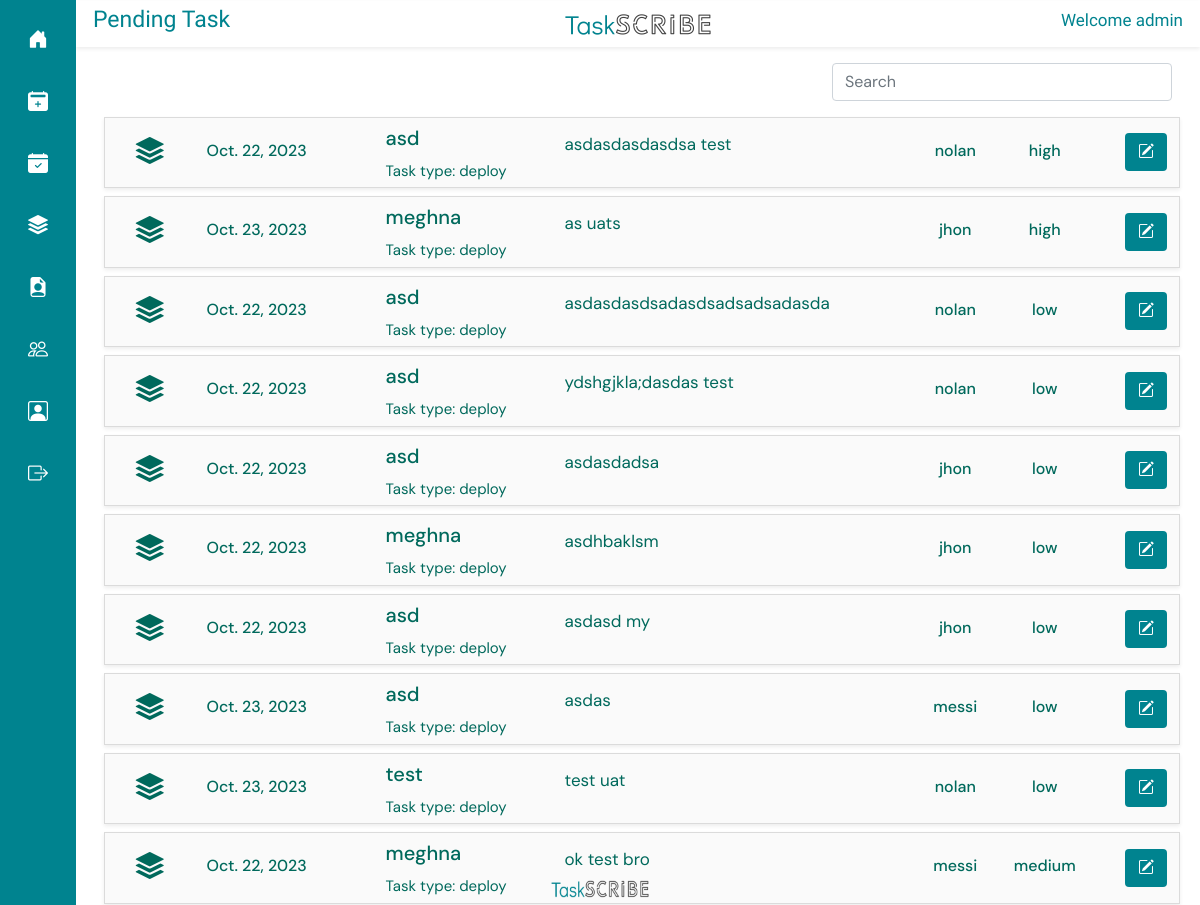
The app's page /pending-task/ (signed in) with its own data.
### taskapp/models.py (models this page shows, shortened)
class CustomUser(AbstractUser):
    ROLE_CHOICES = (
        ('admin', 'Admin'),
        ('general', 'General'),
    )
    role = models.CharField(max_length=10, choices=ROLE_CHOICES, default='general')
    def __str__(self):
        return self.username

class Task(models.Model):
    name = models.CharField(max_length=500,)
    user = models.ForeignKey(CustomUser, on_delete=models.PROTECT)
    assigned_user = models.ForeignKey(CustomUser, on_delete=models.PROTECT, related_name='assigned_user')
    type = models.ForeignKey(Type, on_delete=models.CASCADE)
    client = models.ForeignKey(Client, on_delete=models.PROTECT)
    date = models.DateField()
    priority = models.CharField(max_length=6, choices=PRIORITY, default='low', null=True)
    created_at = models.DateField(auto_now_add=True, null=True)
    status = models.CharField(max_length=1, choices=STATUS, default='0')
    time = models.FloatField()

class Client(models.Model):
    name = models.CharField(max_length=100)
    description = models.TextField(max_length=500, null=True)
    file = models.FileField(upload_to='documetns/')
    original_filename = models.CharField(max_length=255)
    uploaded_at = models.DateTimeField(auto_now_add=True)

class Type(models.Model):
    name = models.CharField(max_length=100)
    def __str__(self) -> str:
        return self.name

### taskapp/views.py (the view)
# urls.py: path('pending-task/', pending_task, name="pending_task"),
@login_required(login_url="/login/")
def pending_task(request):
    users = CustomUser.objects.all()
    if request.user.is_superuser:
        pending_tasks = Task.objects.filter(status="0").order_by('priority')
    else:
        userall = CustomUser.objects.get(id=request.user.id)
        pending_tasks = Task.objects.filter(assigned_user=userall, status="0").order_by('priority')
    return render(request, "pending.html", {
        "pending_tasks" : pending_tasks , "users" : users
    })

### templates/pending.html (shortened to what this page needs)
{% extends 'base.html' %}
{% load static %}
{% block titlecontent %}
<div class="row shadow-sm align-items-center" style=" margin-top: 1px; padding: 5px;  color: #00838f;">
  <div class="col">
    <h2 style="font-family: Didact Gothic; text-align: left; font-size: 23px;">Pending Task</h2>
  </div>
  <div class="col align-items-center text-center">
    <img src="{% static 'img/logof.png' %}" width="150px" height="25px" alt="">
  </div>
  <div class="col align-items-center" >
      <h2  style="font-family: Didact Gothic; text-align: right; font-size: 17px;">Welcome {{ user.username }}</h2>
  </div>
</div>
{% endblock %}
{% block content %}
<div class="row mt-3 m-1">
  <div class="col-8">
  </div>
  <div class="col-4">
    <input class="form-control" type="text" id="searchInput" placeholder="Search">
</div>
</div>
<div class="container-fluid " style=" border-radius: 0; height: 100vh; overflow-y: auto; padding-bottom: 3vh;" id="cardList">
  <div class="row  mt-2">
    {% for task in pending_tasks %}
    <div class=" card m-1 py-1 shadow-sm" style="background-color: #FAFAFA; border-radius: 0;">
      <div class="row align-items-center" style="text-align: center;">
        <div class="col-12 col-md-1">
          <i class="bi bi-stack fs-3"></i>
        </div>
        <div class="col-12 col-md-2" style="text-align: left;">
          <h6 class="pt-1 text-primary-d1 letter-spacing">
            {{task.created_at}}
          </h6>
        </div>
        <div class="col-12 col-md-2" style="text-align: left;">
          <h5 class="pt-1">
            {{task.client.name}}
          </h5>
            <span style="font-size: 15px;">
              Task type: {{ task.type }}
            </span>
        </div>
        <div class="col-12 col-md-4 " style="text-align: left;">
              <p style="  text-align: justify;
              white-space: nowrap;
              max-width: 40ch;
              text-overflow: ellipsis;
              overflow-x: hidden;">{{task.name}}</p>
        </div>
        <div class="col-12 col-md-1" style="text-align: center;">
          <h6 class="pt-1 ">
            {{task.assigned_user}}
          </h6>
        </div>
        <div class="col-12 col-md-1" style="text-align: center;">
          <h6 class="pt-1 text-primary-d1 letter-spacing">
            {{task.priority}}
          </h6>
        </div>
        <div class="col-12 col-md-1 " style="text-align: right;">
          <button type="button" class="btn btn-floating edit-task" data-bs-toggle="modal"
            data-bs-target="#exampleModal" data-task-id="{{ task.id }}"
            style="background-color: #00838f; color: #fff;"><i class="bi bi-pencil-square"></i></button>
        </div>
      </div>
    </div>
    {% endfor %}
  </div>
</div>
{% endblock%}

### templates/base.html (style rules this page uses)
body { font-family: 'DM Sans'; font-size: 17px; background-color: #fff ; color: #00695c; }

### records on screen
CustomUser: username "admin"
Task: created_at "Oct. 22, 2023", client.name "asd", type "deploy", name "asdasdasdasdsa test", assigned_user "nolan", priority "high"
Task: created_at "Oct. 23, 2023", client.name "meghna", type "deploy", name "as uats", assigned_user "jhon", priority "high"
Task: created_at "Oct. 22, 2023", client.name "asd", type "deploy", name "asdasdasdsadasdsadsadsadasda", assigned_user "nolan", priority "low"
Task: created_at "Oct. 22, 2023", client.name "asd", type "deploy", name "ydshgjkla;dasdas test", assigned_user "nolan", priority "low"
Task: created_at "Oct. 22, 2023", client.name "asd", type "deploy", name "asdasdadsa", assigned_user "jhon", priority "low"
Task: created_at "Oct. 22, 2023", client.name "meghna", type "deploy", name "asdhbaklsm", assigned_user "jhon", priority "low"
Task: created_at "Oct. 22, 2023", client.name "asd", type "deploy", name "asdasd my", assigned_user "jhon", priority "low"
Task: created_at "Oct. 23, 2023", client.name "asd", type "deploy", name "asdas", assigned_user "messi", priority "low"
Task: created_at "Oct. 23, 2023", client.name "test", type "deploy", name "test uat", assigned_user "nolan", priority "low"
Task: created_at "Oct. 22, 2023", client.name "meghna", type "deploy", name "ok test bro", assigned_user "messi", priority "medium"
